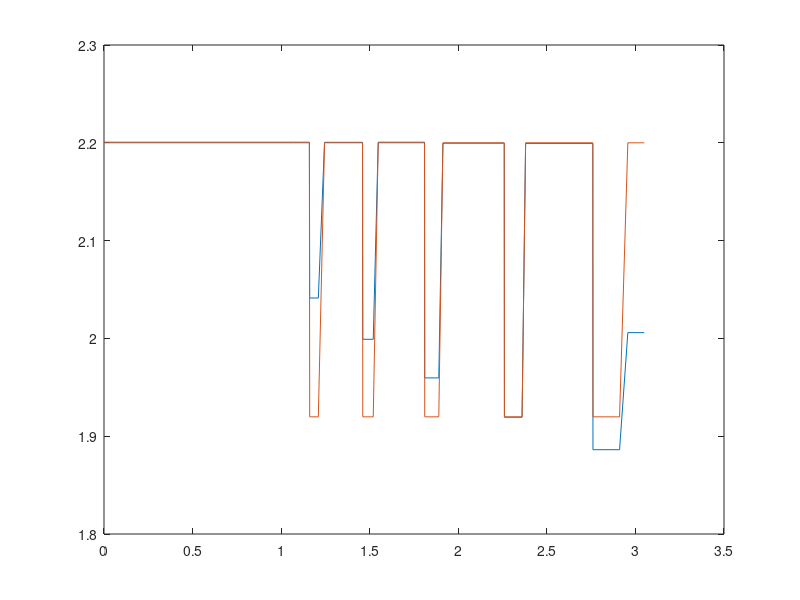

Write MATLAB code to recreate this figure. (Note: this script raises an error after producing the figure.)
%% Fix and Fudge Velocity table

datastruct = load('data/bakers_slack8mM_all.mat');
velocitytable =    datastruct.velocitytable;

%% Fix velcity table to have equal speeds
segments = find(velocitytable(:, 2) < 0)';
dl = velocitytable(segments, 4) - velocitytable(segments+1, 4);
% dl = 0.2802;
velocities = 160:40:320;
velocitytable(segments, 3) = -velocities;
velocitytable(segments+1, 1) = velocitytable(segments, 1) + dl./velocities';

dl_r = velocitytable(segments+2, 4) - velocitytable(segments+3, 4);
% dl_r = dl;
velocitytable(segments+3, 1) = velocitytable(segments+2, 1) + abs(dl_r./velocitytable(segments+2, 3));
velocitytable(segments, 2)  = velocitytable(segments, 3)/2;

% save('../data/bakers_slack8mM_all_fix.mat', 'velocitytable', 'datatable');
% plot that and compare
velocitytable(2:end, 5) = (velocitytable(1:end-1, 3).*(velocitytable(2:end, 1) - velocitytable(1:end-1, 1)))
velocitytable(:, 6) = cumsum([velocitytable(:, 5)])' + 2.2;
plot(velocitytable(:, 1), velocitytable(:, 4), velocitytable(:, 1), velocitytable(:, 6));

%% fudge velcity table to have the same length
segments = find(velocitytable(:, 2) < 0)';
% dl = velocitytable(segments, 4) - velocitytable(segments+1, 4);
dl = 0.2802;
velocities = 160:40:320;
velocitytable(segments, 3) = -velocities;
velocitytable(segments+1, 1) = velocitytable(segments, 1) + dl./velocities';

% dl_r = velocitytable(segments+2, 4) - velocitytable(segments+3, 4);
dl_r = dl;
velocitytable(segments+3, 1) = velocitytable(segments+2, 1) + abs(dl_r./velocitytable(segments+2, 3));

velocitytable(segments, 2)  = velocitytable(segments, 3)/2;
% datastruct.velocitytable = velocitytable;

% save('../data/bakers_slack8mM_all_fudge.mat', 'velocitytable', 'datatable');
% plot that
velocitytable(2:end, 5) = (velocitytable(1:end-1, 3).*(velocitytable(2:end, 1) - velocitytable(1:end-1, 1)))
velocitytable(:, 6) = cumsum([velocitytable(:, 5)])' + 2.2;
plot(velocitytable(:, 1), velocitytable(:, 4), velocitytable(:, 1), velocitytable(:, 6));
% velocitytable(:, 4) = velocitytable(:, 6)
%% extend the slackened time to have a better ktr fit
datastruct = load('../data/bakers_slack8mM_all_fix.mat');
velocitytable =    datastruct.velocitytable;
velocitytable(1, 1) = -40;

dur = 0.12;
t_ext = zeros(size(velocitytable, 1), 1);
t_ext(segments+2) = dur - (velocitytable(segments+2, 1)  - velocitytable(segments+1, 1));
velocitytable(:, 7) = t_ext
velocitytable(:, 1) = velocitytable(:, 1) + cumsum(t_ext);

% save('../data/bakers_slack8mM_all_extendedSlack.mat', 'velocitytable', 'datatable');

%% plot that
velocitytable(2:end, 5) = (velocitytable(1:end-1, 3).*(velocitytable(2:end, 1) - velocitytable(1:end-1, 1)))
velocitytable(:, 6) = cumsum([velocitytable(:, 5)])' + 2.2;
plot(velocitytable(:, 1), velocitytable(:, 4), velocitytable(:, 1), velocitytable(:, 6));
